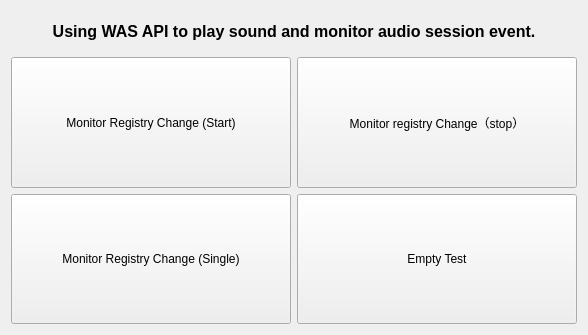
<?xml version="1.0" encoding="UTF-8"?>
<ui version="4.0">
 <class>MiscellaneousWinAudio</class>
 <widget class="MiscellaneousBase" name="MiscellaneousWinAudio">
  <property name="geometry">
   <rect>
    <x>0</x>
    <y>0</y>
    <width>588</width>
    <height>335</height>
   </rect>
  </property>
  <property name="windowTitle">
   <string>MiscellaneousWinAudio</string>
  </property>
  <layout class="QVBoxLayout" name="verticalLayout">
   <item>
    <widget class="QLabel" name="lbTitle">
     <property name="minimumSize">
      <size>
       <width>0</width>
       <height>40</height>
      </size>
     </property>
     <property name="font">
      <font>
       <pointsize>12</pointsize>
       <weight>75</weight>
       <bold>true</bold>
      </font>
     </property>
     <property name="text">
      <string>Using WAS API to play sound and monitor audio session event.</string>
     </property>
     <property name="alignment">
      <set>Qt::AlignCenter</set>
     </property>
    </widget>
   </item>
   <item>
    <layout class="QGridLayout" name="gridLayout">
     <item row="1" column="1">
      <widget class="QPushButton" name="btnEmptyTest">
       <property name="sizePolicy">
        <sizepolicy hsizetype="Expanding" vsizetype="Expanding">
         <horstretch>0</horstretch>
         <verstretch>0</verstretch>
        </sizepolicy>
       </property>
       <property name="text">
        <string>Empty Test</string>
       </property>
      </widget>
     </item>
     <item row="0" column="0">
      <widget class="QPushButton" name="btnMonitorRegStart">
       <property name="sizePolicy">
        <sizepolicy hsizetype="Expanding" vsizetype="Expanding">
         <horstretch>0</horstretch>
         <verstretch>0</verstretch>
        </sizepolicy>
       </property>
       <property name="minimumSize">
        <size>
         <width>140</width>
         <height>30</height>
        </size>
       </property>
       <property name="text">
        <string>Monitor Registry Change (Start)</string>
       </property>
      </widget>
     </item>
     <item row="0" column="1">
      <widget class="QPushButton" name="btnMonitorRegStop">
       <property name="sizePolicy">
        <sizepolicy hsizetype="Expanding" vsizetype="Expanding">
         <horstretch>0</horstretch>
         <verstretch>0</verstretch>
        </sizepolicy>
       </property>
       <property name="text">
        <string>Monitor registry Change（stop）</string>
       </property>
      </widget>
     </item>
     <item row="1" column="0">
      <widget class="QPushButton" name="btnEventWrite">
       <property name="sizePolicy">
        <sizepolicy hsizetype="Expanding" vsizetype="Expanding">
         <horstretch>0</horstretch>
         <verstretch>0</verstretch>
        </sizepolicy>
       </property>
       <property name="text">
        <string>Monitor Registry Change (Single)</string>
       </property>
      </widget>
     </item>
    </layout>
   </item>
  </layout>
 </widget>
 <layoutdefault spacing="6" margin="11"/>
 <customwidgets>
  <customwidget>
   <class>MiscellaneousBase</class>
   <extends>QWidget</extends>
   <header>MiscellaneousBase.h</header>
   <container>1</container>
  </customwidget>
 </customwidgets>
 <resources/>
 <connections/>
</ui>
